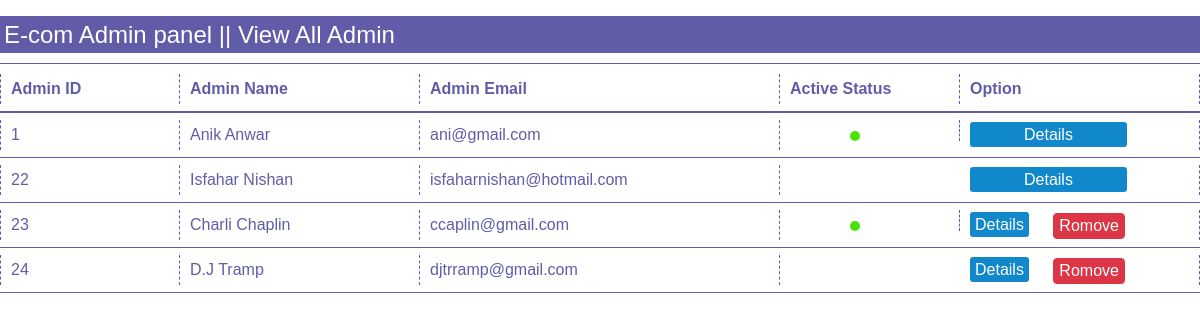
The page /admin/admin_view.php (signed in) on the database its author committed.
### tables this page shows
CREATE TABLE `e_com_admin_panel` (
  `Admin_id` int(11) NOT NULL AUTO_INCREMENT COMMENT 'Administrator identification number',
  `Admin_name` varchar(100) NOT NULL,
  `Admin_email` varchar(100) NOT NULL,
  `Admin_address` varchar(100) NOT NULL,
  `Admin_password` varchar(100) NOT NULL,
  `Admin_type` varchar(100) NOT NULL,
  `Admin_active_status` tinyint(1) NOT NULL,
  PRIMARY KEY (`Admin_id`,`Admin_email`)
);

### admin/admin_view.php (the view, shortened to what this page needs)
<?php
include("db_connect.php");
?>
<!DOCTYPE html>
<html lang="en">
<head>
	<link rel="stylesheet" type="text/css" href="css/bootstrap.min.css" media="all">
	<link rel="stylesheet" type="text/css" href="css/font-awesome.min.css" media="all">
	<link rel="stylesheet" type="text/javascript" href="js/bootstrap.js">
</head>
<body>
	<div class="header">
		<section>
			<h4>E-com Admin panel || View All Admin</h4>
		</section>
	</div>
	<div class="admin_show_main">
		<div class="admin_show_th">
			<ul>
				<li style="border-left: 0.2px #605CA8 dashed; width: 15%;">Admin ID</li>
				<li style="width: 20%;">Admin Name</li>
				<li style="width: 30%;">Admin Email</li>
				<li style="width: 15%;">Active Status</li>
				<li style="width: 20%;">Option</li>
			</ul>
		</div>
		<?php
			$admin_table = $conn->query("SELECT * FROM `e_com`.`e_com_admin_panel`");
			if($admin_table){
				if($conn->affected_rows > 0){
					while($admin_all_data = $admin_table->fetch_object()){
						if($admin_all_data->Admin_type == 'Primary Admin'){
						?>
						<div class="show_for_PA">
							<ul>
								<li style="border-left: 0.2px #605CA8 dashed; width: 15%;"><?=$admin_all_data->Admin_id?></li>
								<li style="width: 20%;"><?=$admin_all_data->Admin_name?></li>
								<li style="width: 30%;"><?=$admin_all_data->Admin_email?></li>
								<li style="width: 15%;">
									<?php
										if($admin_all_data->Admin_active_status == '1'){
											?>
												<div class="as_show"></div>
											<?php
										}
									?>
								</li>
								<?php
									$url_admin_details = array('value' => base64_encode('admin_details'));
								?>
								<li style="width: 20%;"><a href="home_page.php?<?= http_build_query($url_admin_details)?>?&&admin_action_id_for_details=<?= base64_encode($admin_all_data->Admin_id)?>" id="details_pa">Details</a></li>
							</ul>
						</div>
							<?php
						}else{
							?>
						<div class="show_for_SA">
							<ul>
								<li style="border-left: 0.2px #605CA8 dashed; width: 15%;"><?=$admin_all_data->Admin_id?></li>
								<li style="width: 20%;"><?=$admin_all_data->Admin_name?></li>
								<li style="width: 30%;"><?=$admin_all_data->Admin_email?></li>
								<li style="width: 15%;">
									<?php
										if($admin_all_data->Admin_active_status == '1'){
											?>
												<div class="as_show"></div>
											<?php
										}
									?>
								</li>
								<li style="width: 20%;">
									<form action="" method="post">
										<a href="home_page.php?<?= http_build_query($url_admin_details)?>?&&admin_action_id_for_details=<?= base64_encode($admin_all_data->Admin_id)?>" id="details_opt">Details</a>
										<button name="remove_admin" id="remove_btn" class="btn btn-danger" value="<?=$admin_all_data->Admin_id?>">Romove</button>
									</form>
								</li>
							</ul>
						</div>
						<?php
						}
					}
				}
			}
		?>
	</div>
</body>
</html>

### admin/admin_view.php (style rules this page uses)
* { margin:0px; padding: 0px; box-sizing: border-box; }
body { font-family: sans-serif; }
.header { height: 37px; width: 100%; background-color: #605CA8; float: left; color: #ffffff; margin-top: 16px; }
.header h4 { padding: 5px 0px 0px 4px; }
.admin_show_main { width: 100%; }
.admin_show_th { width: 100%; height: 50px; margin-top: 10px; float:left; border-top: 1px #605CA8 solid; border-bottom: 2px #605CA8 solid; }
.admin_show_th ul { list-style: none; }
.admin_show_th ul li { float: left; color: #605CA8; margin: 10px 0px; line-height: 30px; font-weight: bold; border-right: 0.2px #605CA8 dashed; padding: 0px 0px 0px 10px; }
.show_for_PA { width: 100%; height: 45px; float: left; border-bottom: 1px #605CA8 solid; }
.show_for_PA ul { list-style: none; }
.show_for_PA ul li { margin-top: 7px; float: left; color: #605CA8; line-height: 30px; border-right: 0.2px #605CA8 dashed; padding: 0px 0px 0px 10px; }
.show_for_SA { width: 100%; height: 45px; float: left; border-bottom: 1px #605CA8 solid; }
.show_for_SA ul { list-style: none; }
.show_for_SA ul li { margin-top: 7px; float: left; color: #605CA8; line-height: 30px; border-right: 0.2px #605CA8 dashed; padding: 0px 0px 0px 10px; }
#details_opt { background-color: #1188CB; padding: 4px 5px; text-decoration: none; color: #ffffff; border-radius: 3px; margin-right: 20px; text-align: center; }
#remove_btn { padding: 0px 5px; }
#details_pa { background-color: #1188CB; text-decoration: none; color: #ffffff; border-radius: 3px; text-align: center; padding: 4px 54px; }
.as_show { height: 10px; width: 10px; background-color: #49E207; border-radius: 50%; margin: 11px 0px 0px 60px; }

### rows shown on the page
e_com_admin_panel: Admin "1", Admin_name "Anik Anwar", Admin_email "ani@gmail.com", Admin_active_status 1 (drawn)
e_com_admin_panel: Admin "22", Admin_name "Isfahar Nishan", Admin_email "isfaharnishan@hotmail.com"
e_com_admin_panel: Admin "23", Admin_name "Charli Chaplin", Admin_email "ccaplin@gmail.com", Admin_active_status 1 (drawn)
e_com_admin_panel: Admin "24", Admin_name "D.J Tramp", Admin_email "djtrramp@gmail.com"
